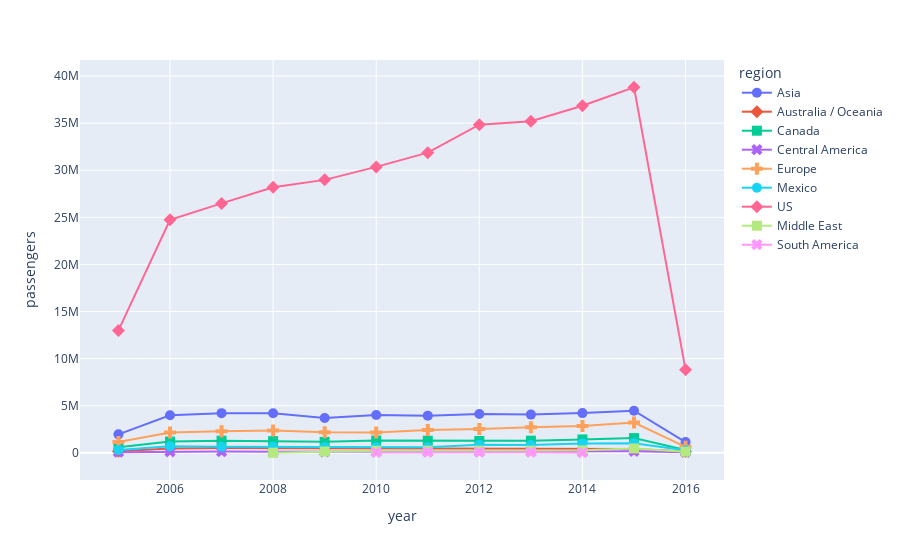
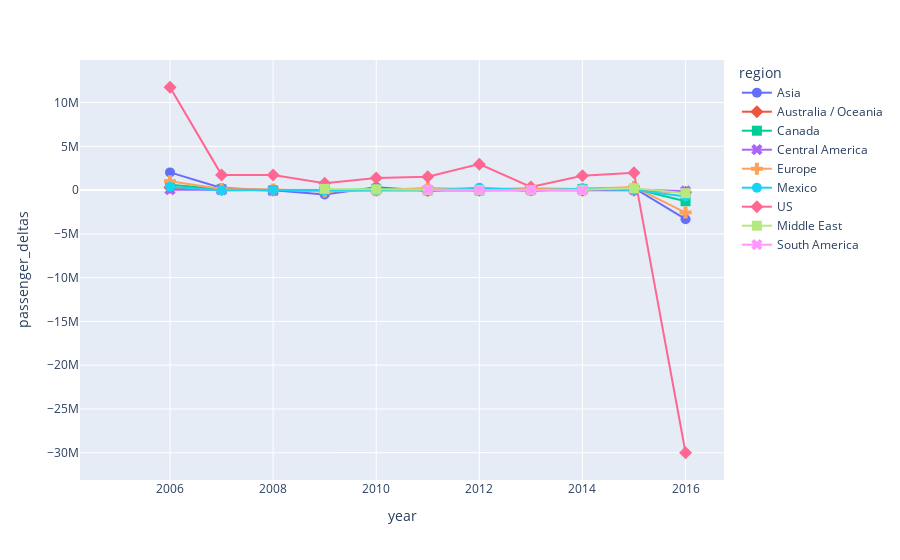

The notebook cell these images were saved under, in order:
### Code cell
passenger_per_year = Air_Traffic.groupby(['Year','GEO Region']).sum()['Passenger Count']

passenger_flights = {
    'year':[],
    'region':[],
    'passengers':[],
}
for key in passenger_per_year.keys():
    passenger_flights['year'].append(key[0])
    passenger_flights['region'].append(key[1])
    passenger_flights['passengers'].append(passenger_per_year[key])


passenger_flights_df = pd.DataFrame(passenger_flights)
# print(passenger_flights_df.groupby(['year','region'])['passengers'].apply(lambda x:x.diff()))

passenger_flights_df['passenger_deltas'] = np.nan
for region in passenger_flights_df['region'].unique():
    print(region)
    region_data = passenger_flights_df[passenger_flights_df['region'] == region]
    region_deltas = region_data['passengers'].diff()
    for i in region_deltas.index:
        passenger_flights_df['passenger_deltas'][i] = region_deltas[i]

    print(passenger_flights_df.head(20))


# for region in passenger_flights_df['region']:
#     region_data = passenger_flights_df[passenger_flights_df['region'] == region]
#     passenger_deltas = []
#     for year in region_data['year']:
#         if len(passenger_deltas) < 1:
#             passenger_deltas.append(0)
#         else:
#             prev_year_data = region_data[region_data['year'] == year-1]
#             year_data = region_data[region_data['year'] == year]
#             passenger_deltas.append(year_data['passengers'] - prev_year_data['passengers'])
#     passenger_flights_df['passenger_deltas'] = passenger_deltas

passenger_flights_df.head(20)
fig = pe.line(passenger_flights_df,x='year',y='passengers',color='region',markers=True,symbol='region')
fig.update_traces(marker={'size': 10})
fig.show()

fig = pe.line(passenger_flights_df,x='year',y='passenger_deltas',color='region',markers=True,symbol='region')
fig.update_traces(marker={'size': 10})
fig.show()

### Figure 1 — Plotly figure (JSON) as saved in the notebook; plotly's stock layout.template omitted (floating-point values rounded to 4 significant figures)
{"data": [{"hovertemplate": "region=Asia<br>year=%{x}<br>passengers=%{y}<extra></extra>", "legendgroup": "Asia", "line": {"color": "#636efa", "dash": "solid"}, "marker": {"size": 10, "symbol": "circle"}, "mode": "markers+lines", "name": "Asia", "orientation": "v", "showlegend": true, "type": "scatter", "x": [2005, 2006, 2007, 2008, 2009, 2010, 2011, 2012, 2013, 2014, 2015, 2016], "xaxis": "x", "y": [1955732, 3978377, 4207750, 4199816, 3689124, 4017794, 3944720, 4119766, 4054984, 4210871, 4460254, 1133582], "yaxis": "y"}, {"hovertemplate": "region=Australia / Oceania<br>year=%{x}<br>passengers=%{y}<extra></extra>", "legendgroup": "Australia / Oceania", "line": {"color": "#EF553B", "dash": "solid"}, "marker": {"size": 10, "symbol": "diamond"}, "mode": "markers+lines", "name": "Australia / Oceania", "orientation": "v", "showlegend": true, "type": "scatter", "x": [2005, 2006, 2007, 2008, 2009, 2010, 2011, 2012, 2013, 2014, 2015, 2016], "xaxis": "x", "y": [164991, 453420, 513077, 489532, 478969, 455466, 416924, 396782, 431219, 400239, 392441, 136281], "yaxis": "y"}, {"hovertemplate": "region=Canada<br>year=%{x}<br>passengers=%{y}<extra></extra>", "legendgroup": "Canada", "line": {"color": "#00cc96", "dash": "solid"}, "marker": {"size": 10, "symbol": "square"}, "mode": "markers+lines", "name": "Canada", "orientation": "v", "showlegend": true, "type": "scatter", "x": [2005, 2006, 2007, 2008, 2009, 2010, 2011, 2012, 2013, 2014, 2015, 2016], "xaxis": "x", "y": [589467, 1194203, 1289020, 1239889, 1158107, 1301702, 1284852, 1257499, 1286553, 1417655, 1560057, 286155], "yaxis": "y"}, {"hovertemplate": "region=Central America<br>year=%{x}<br>passengers=%{y}<extra></extra>", "legendgroup": "Central America", "line": {"color": "#ab63fa", "dash": "solid"}, "marker": {"size": 10, "symbol": "x"}, "mode": "markers+lines", "name": "Central America", "orientation": "v", "showlegend": true, "type": "scatter", "x": [2005, 2006, 2007, 2008, 2009, 2010, 2011, 2012, 2013, 2014, 2015, 2016], "xaxis": "x", "y": [61994, 111255, 129652, 100119, 107171, 114185, 125184, 130780, 129110, 128066, 161417, 56467], "yaxis": "y"}, {"hovertemplate": "region=Europe<br>year=%{x}<br>passengers=%{y}<extra></extra>", "legendgroup": "Europe", "line": {"color": "#FFA15A", "dash": "solid"}, "marker": {"size": 10, "symbol": "cross"}, "mode": "markers+lines", "name": "Europe", "orientation": "v", "showlegend": true, "type": "scatter", "x": [2005, 2006, 2007, 2008, 2009, 2010, 2011, 2012, 2013, 2014, 2015, 2016], "xaxis": "x", "y": [1147195, 2163664, 2294460, 2359832, 2187690, 2163987, 2415764, 2514619, 2719687, 2842337, 3205713, 631610], "yaxis": "y"}, {"hovertemplate": "region=Mexico<br>year=%{x}<br>passengers=%{y}<extra></extra>", "legendgroup": "Mexico", "line": {"color": "#19d3f3", "dash": "solid"}, "marker": {"size": 10, "symbol": "circle"}, "mode": "markers+lines", "name": "Mexico", "orientation": "v", "showlegend": true, "type": "scatter", "x": [2005, 2006, 2007, 2008, 2009, 2010, 2011, 2012, 2013, 2014, 2015, 2016], "xaxis": "x", "y": [305087, 686118, 636946, 641005, 599886, 595388, 585198, 850434, 834049, 995523, 1002438, 266515], "yaxis": "y"}, {"hovertemplate": "region=US<br>year=%{x}<br>passengers=%{y}<extra></extra>", "legendgroup": "US", "line": {"color": "#FF6692", "dash": "solid"}, "marker": {"size": 10, "symbol": "diamond"}, "mode": "markers+lines", "name": "US", "orientation": "v", "showlegend": true, "type": "scatter", "x": [2005, 2006, 2007, 2008, 2009, 2010, 2011, 2012, 2013, 2014, 2015, 2016], "xaxis": "x", "y": [12997567, 24745933, 26483177, 28201572, 28979461, 30357192, 31872028, 34836817, 35201472, 36844841, 38814323, 8806618], "yaxis": "y"}, {"hovertemplate": "region=Middle East<br>year=%{x}<br>passengers=%{y}<extra></extra>", "legendgroup": "Middle East", "line": {"color": "#B6E880", "dash": "solid"}, "marker": {"size": 10, "symbol": "square"}, "mode": "markers+lines", "name": "Middle East", "orientation": "v", "showlegend": true, "type": "scatter", "x": [2008, 2009, 2010, 2011, 2012, 2013, 2014, 2015, 2016], "xaxis": "x", "y": [2913, 138534, 211814, 216358, 226735, 223274, 259452, 461244, 112619], "yaxis": "y"}, {"hovertemplate": "region=South America<br>year=%{x}<br>passengers=%{y}<extra></extra>", "legendgroup": "South America", "line": {"color": "#FF97FF", "dash": "solid"}, "marker": {"size": 10, "symbol": "x"}, "mode": "markers+lines", "name": "South America", "orientation": "v", "showlegend": true, "type": "scatter", "x": [2010, 2011, 2012, 2013, 2014], "xaxis": "x", "y": [36471, 66758, 66453, 65412, 15647], "yaxis": "y"}], "layout": {"legend": {"title": {"text": "region"}, "tracegroupgap": 0}, "margin": {"t": 60}, "xaxis": {"anchor": "y", "domain": [0, 1], "title": {"text": "year"}}, "yaxis": {"anchor": "x", "domain": [0, 1], "title": {"text": "passengers"}}}}

### Figure 2 — Plotly figure (JSON) as saved in the notebook; plotly's stock layout.template omitted (floating-point values rounded to 4 significant figures)
{"data": [{"hovertemplate": "region=Asia<br>year=%{x}<br>passenger_deltas=%{y}<extra></extra>", "legendgroup": "Asia", "line": {"color": "#636efa", "dash": "solid"}, "marker": {"size": 10, "symbol": "circle"}, "mode": "markers+lines", "name": "Asia", "orientation": "v", "showlegend": true, "type": "scatter", "x": [2005, 2006, 2007, 2008, 2009, 2010, 2011, 2012, 2013, 2014, 2015, 2016], "xaxis": "x", "y": [null, 2022645, 229373, -7934, -510692, 328670, -73074, 175046, -64782, 155887, 249383, -3326672], "yaxis": "y"}, {"hovertemplate": "region=Australia / Oceania<br>year=%{x}<br>passenger_deltas=%{y}<extra></extra>", "legendgroup": "Australia / Oceania", "line": {"color": "#EF553B", "dash": "solid"}, "marker": {"size": 10, "symbol": "diamond"}, "mode": "markers+lines", "name": "Australia / Oceania", "orientation": "v", "showlegend": true, "type": "scatter", "x": [2005, 2006, 2007, 2008, 2009, 2010, 2011, 2012, 2013, 2014, 2015, 2016], "xaxis": "x", "y": [null, 288429, 59657, -23545, -10563, -23503, -38542, -20142, 34437, -30980, -7798, -256160], "yaxis": "y"}, {"hovertemplate": "region=Canada<br>year=%{x}<br>passenger_deltas=%{y}<extra></extra>", "legendgroup": "Canada", "line": {"color": "#00cc96", "dash": "solid"}, "marker": {"size": 10, "symbol": "square"}, "mode": "markers+lines", "name": "Canada", "orientation": "v", "showlegend": true, "type": "scatter", "x": [2005, 2006, 2007, 2008, 2009, 2010, 2011, 2012, 2013, 2014, 2015, 2016], "xaxis": "x", "y": [null, 604736, 94817, -49131, -81782, 143595, -16850, -27353, 29054, 131102, 142402, -1273902], "yaxis": "y"}, {"hovertemplate": "region=Central America<br>year=%{x}<br>passenger_deltas=%{y}<extra></extra>", "legendgroup": "Central America", "line": {"color": "#ab63fa", "dash": "solid"}, "marker": {"size": 10, "symbol": "x"}, "mode": "markers+lines", "name": "Central America", "orientation": "v", "showlegend": true, "type": "scatter", "x": [2005, 2006, 2007, 2008, 2009, 2010, 2011, 2012, 2013, 2014, 2015, 2016], "xaxis": "x", "y": [null, 49261, 18397, -29533, 7052, 7014, 10999, 5596, -1670, -1044, 33351, -104950], "yaxis": "y"}, {"hovertemplate": "region=Europe<br>year=%{x}<br>passenger_deltas=%{y}<extra></extra>", "legendgroup": "Europe", "line": {"color": "#FFA15A", "dash": "solid"}, "marker": {"size": 10, "symbol": "cross"}, "mode": "markers+lines", "name": "Europe", "orientation": "v", "showlegend": true, "type": "scatter", "x": [2005, 2006, 2007, 2008, 2009, 2010, 2011, 2012, 2013, 2014, 2015, 2016], "xaxis": "x", "y": [null, 1016469, 130796, 65372, -172142, -23703, 251777, 98855, 205068, 122650, 363376, -2574103], "yaxis": "y"}, {"hovertemplate": "region=Mexico<br>year=%{x}<br>passenger_deltas=%{y}<extra></extra>", "legendgroup": "Mexico", "line": {"color": "#19d3f3", "dash": "solid"}, "marker": {"size": 10, "symbol": "circle"}, "mode": "markers+lines", "name": "Mexico", "orientation": "v", "showlegend": true, "type": "scatter", "x": [2005, 2006, 2007, 2008, 2009, 2010, 2011, 2012, 2013, 2014, 2015, 2016], "xaxis": "x", "y": [null, 381031, -49172, 4059, -41119, -4498, -10190, 265236, -16385, 161474, 6915, -735923], "yaxis": "y"}, {"hovertemplate": "region=US<br>year=%{x}<br>passenger_deltas=%{y}<extra></extra>", "legendgroup": "US", "line": {"color": "#FF6692", "dash": "solid"}, "marker": {"size": 10, "symbol": "diamond"}, "mode": "markers+lines", "name": "US", "orientation": "v", "showlegend": true, "type": "scatter", "x": [2005, 2006, 2007, 2008, 2009, 2010, 2011, 2012, 2013, 2014, 2015, 2016], "xaxis": "x", "y": [null, 11748366, 1737244, 1718395, 777889, 1377731, 1514836, 2964789, 364655, 1643369, 1969482, -30007705], "yaxis": "y"}, {"hovertemplate": "region=Middle East<br>year=%{x}<br>passenger_deltas=%{y}<extra></extra>", "legendgroup": "Middle East", "line": {"color": "#B6E880", "dash": "solid"}, "marker": {"size": 10, "symbol": "square"}, "mode": "markers+lines", "name": "Middle East", "orientation": "v", "showlegend": true, "type": "scatter", "x": [2008, 2009, 2010, 2011, 2012, 2013, 2014, 2015, 2016], "xaxis": "x", "y": [null, 135621, 73280, 4544, 10377, -3461, 36178, 201792, -348625], "yaxis": "y"}, {"hovertemplate": "region=South America<br>year=%{x}<br>passenger_deltas=%{y}<extra></extra>", "legendgroup": "South America", "line": {"color": "#FF97FF", "dash": "solid"}, "marker": {"size": 10, "symbol": "x"}, "mode": "markers+lines", "name": "South America", "orientation": "v", "showlegend": true, "type": "scatter", "x": [2010, 2011, 2012, 2013, 2014], "xaxis": "x", "y": [null, 30287, -305, -1041, -49765], "yaxis": "y"}], "layout": {"legend": {"title": {"text": "region"}, "tracegroupgap": 0}, "margin": {"t": 60}, "xaxis": {"anchor": "y", "domain": [0, 1], "title": {"text": "year"}}, "yaxis": {"anchor": "x", "domain": [0, 1], "title": {"text": "passenger_deltas"}}}}
